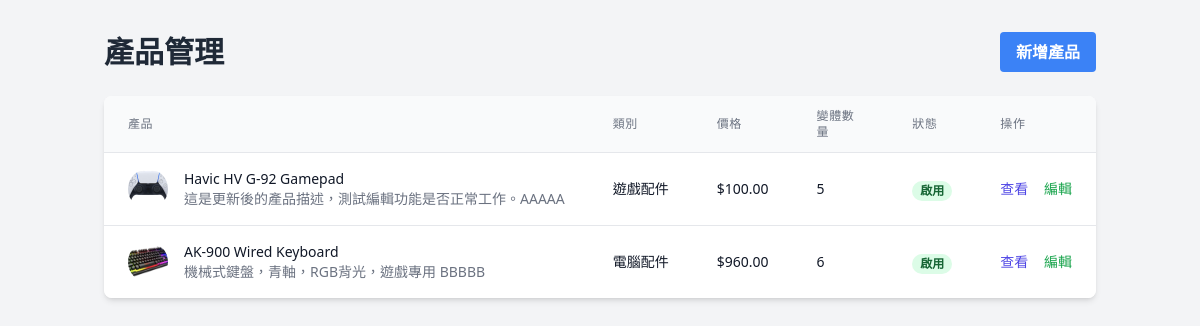
The app's page /admin/products (signed in) with its own data.
### app.py (models this page shows, shortened)
class Product(db.Model):
    id = db.Column(db.Integer, primary_key=True)
    name = db.Column(db.String(200), nullable=False)
    description = db.Column(db.Text, nullable=True)
    price = db.Column(db.Float, nullable=False)
    category = db.Column(db.String(100), nullable=True)
    image_url = db.Column(db.String(500), nullable=True)
    is_active = db.Column(db.Boolean, default=True)
    created_at = db.Column(db.DateTime, default=datetime.utcnow)
    updated_at = db.Column(db.DateTime, default=datetime.utcnow, onupdate=datetime.utcnow)
    variants = db.relationship('ProductVariant', backref='product', lazy=True, cascade='all, delete-orphan')

### app.py (the view)
@app.route('/admin/products')
def admin_products():
    if 'user_id' not in session:
        flash('請先登入')
        return redirect(url_for('login'))
    user = User.query.get(session['user_id'])
    products = Product.query.all()
    return render_template('admin_products.html', products=products, user=user)

### templates/admin_products.html (shortened to what this page needs)
<!DOCTYPE html>
<html lang="zh-TW">
<head>
    <script src="https://cdn.tailwindcss.com"></script>
</head>
<body class="bg-gray-100">
    <div class="container mx-auto px-4 py-8">
        <div class="flex justify-between items-center mb-6">
            <h1 class="text-3xl font-bold text-gray-800">產品管理</h1>
            <a href="{{ url_for('add_product') }}" class="bg-blue-500 hover:bg-blue-700 text-white font-bold py-2 px-4 rounded">
                新增產品
            </a>
        </div>
        <div class="bg-white shadow-md rounded-lg overflow-hidden">
            <table class="min-w-full divide-y divide-gray-200">
                <thead class="bg-gray-50">
                    <tr>
                        <th class="px-6 py-3 text-left text-xs font-medium text-gray-500 uppercase tracking-wider">產品</th>
                        <th class="px-6 py-3 text-left text-xs font-medium text-gray-500 uppercase tracking-wider">類別</th>
                        <th class="px-6 py-3 text-left text-xs font-medium text-gray-500 uppercase tracking-wider">價格</th>
                        <th class="px-6 py-3 text-left text-xs font-medium text-gray-500 uppercase tracking-wider">變體數量</th>
                        <th class="px-6 py-3 text-left text-xs font-medium text-gray-500 uppercase tracking-wider">狀態</th>
                        <th class="px-6 py-3 text-left text-xs font-medium text-gray-500 uppercase tracking-wider">操作</th>
                    </tr>
                </thead>
                <tbody class="bg-white divide-y divide-gray-200">
                    {% for product in products %}
                    <tr>
                        <td class="px-6 py-4 whitespace-nowrap">
                            <div class="flex items-center">
                                {% if product.image_url %}
                                <div class="flex-shrink-0 h-10 w-10">
                                    <img class="h-10 w-10 rounded-full object-cover" src="{{ product.image_url }}" alt="{{ product.name }}">
                                </div>
                                {% endif %}
                                <div class="ml-4">
                                    <div class="text-sm font-medium text-gray-900">{{ product.name }}</div>
                                    <div class="text-sm text-gray-500">{{ product.description[:50] }}{% if product.description|length > 50 %}...{% endif %}</div>
                                </div>
                            </div>
                        </td>
                        <td class="px-6 py-4 whitespace-nowrap text-sm text-gray-900">{{ product.category or '未分類' }}</td>
                        <td class="px-6 py-4 whitespace-nowrap text-sm text-gray-900">${{ "%.2f"|format(product.price) }}</td>
                        <td class="px-6 py-4 whitespace-nowrap text-sm text-gray-900">{{ product.variants|length }}</td>
                        <td class="px-6 py-4 whitespace-nowrap">
                            <span class="px-2 inline-flex text-xs leading-5 font-semibold rounded-full {% if product.is_active %}bg-green-100 text-green-800{% else %}bg-red-100 text-red-800{% endif %}">
                                {{ '啟用' if product.is_active else '停用' }}
                            </span>
                        </td>
                        <td class="px-6 py-4 whitespace-nowrap text-sm font-medium">
                            <a href="{{ url_for('view_product', product_id=product.id) }}" class="text-indigo-600 hover:text-indigo-900 mr-3">查看</a>
                            <a href="{{ url_for('edit_product', product_id=product.id) }}" class="text-green-600 hover:text-green-900">編輯</a>
                        </td>
                    </tr>
                    {% endfor %}
                </tbody>
            </table>
        </div>
    </div>
</body>
</html>

### records on screen
Product: image_url (picture), name "Havic HV G-92 Gamepad", description "這是更新後的產品描述，測試編輯功能是否正常工作。AAAAA", category "遊戲配件", price "100.00", variants|length "5", is_active "啟用"
Product: image_url (picture), name "AK-900 Wired Keyboard", description "機械式鍵盤，青軸，RGB背光，遊戲專用 BBBBB", category "電腦配件", price "960.00", variants|length "6", is_active "啟用"
